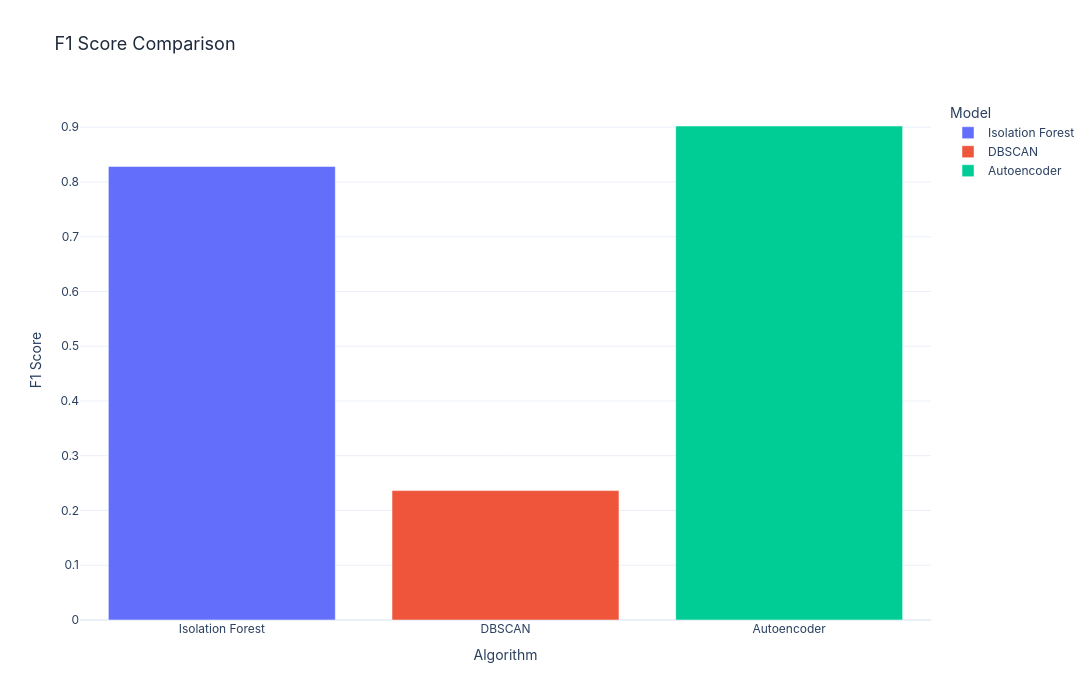

Notebook code cell kept with this figure:
### Markdown cell above
## Metrics Visualizations

Let's compare the F1 Scores of all three models using our standardized Plotly bar chart.

### Code cell
fig_bar = metrics_bar_chart(comparison_df, "F1 Score")
fig_bar.show()

### Figure 1 — Plotly figure (JSON) as saved in the notebook; plotly's stock layout.template omitted (floating-point values rounded to 4 significant figures)
{"data": [{"hovertemplate": "Model=%{x}<br>F1 Score=%{y}<extra></extra>", "legendgroup": "Isolation Forest", "marker": {"color": "#636efa", "pattern": {"shape": ""}}, "name": "Isolation Forest", "orientation": "v", "showlegend": true, "textposition": "auto", "type": "bar", "x": ["Isolation Forest"], "xaxis": "x", "y": [0.8283], "yaxis": "y"}, {"hovertemplate": "Model=%{x}<br>F1 Score=%{y}<extra></extra>", "legendgroup": "DBSCAN", "marker": {"color": "#EF553B", "pattern": {"shape": ""}}, "name": "DBSCAN", "orientation": "v", "showlegend": true, "textposition": "auto", "type": "bar", "x": ["DBSCAN"], "xaxis": "x", "y": [0.2363], "yaxis": "y"}, {"hovertemplate": "Model=%{x}<br>F1 Score=%{y}<extra></extra>", "legendgroup": "Autoencoder", "marker": {"color": "#00cc96", "pattern": {"shape": ""}}, "name": "Autoencoder", "orientation": "v", "showlegend": true, "textposition": "auto", "type": "bar", "x": ["Autoencoder"], "xaxis": "x", "y": [0.9022], "yaxis": "y"}], "layout": {"barmode": "relative", "font": {"family": "Outfit, Inter, Roboto, sans-serif", "size": 12}, "height": 700, "legend": {"title": {"text": "Model"}, "tracegroupgap": 0}, "title": {"font": {"color": "#1E293B", "family": "Outfit, Inter, Roboto, sans-serif", "size": 18}, "text": "F1 Score Comparison", "x": 0.05, "xanchor": "left"}, "width": 1200, "xaxis": {"anchor": "y", "categoryarray": ["Isolation Forest", "DBSCAN", "Autoencoder"], "categoryorder": "array", "domain": [0, 1], "title": {"text": "Algorithm"}}, "yaxis": {"anchor": "x", "domain": [0, 1], "title": {"text": "F1 Score"}}}}
